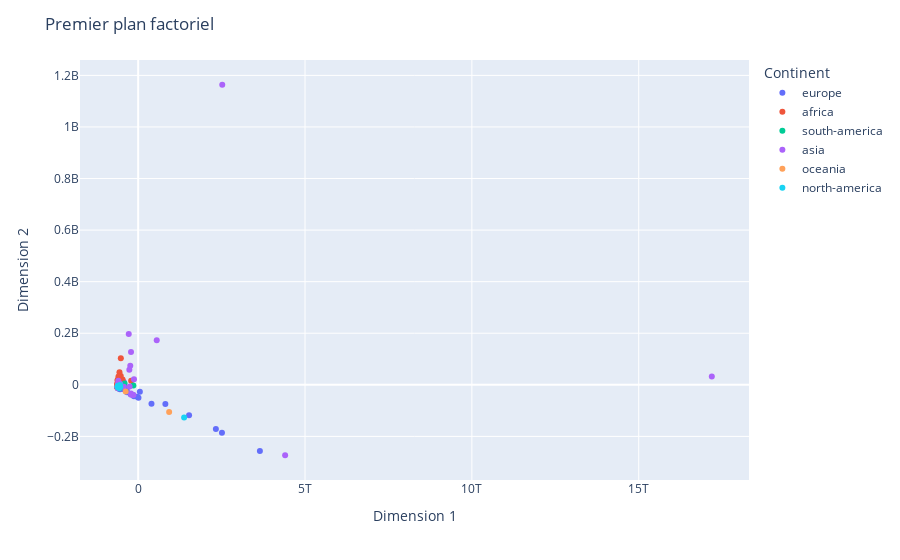

Here is the notebook cell this chart was saved with:
### Code cell
import plotly.express as px

# Assuming you have the DataFrame WGI_pca_df and a column 'color_column' for coloring the points

# Plot scatter plot with Plotly
fig = px.scatter(new_df, x="Dim1_pca",y="Dim2_pca", color="Continent")

# Update axis label and title
fig.update_xaxes(title_text="Dimension 1")
fig.update_yaxes(title_text="Dimension 2")
fig.update_layout(title="Premier plan factoriel")

# Show the plot
fig.show()
